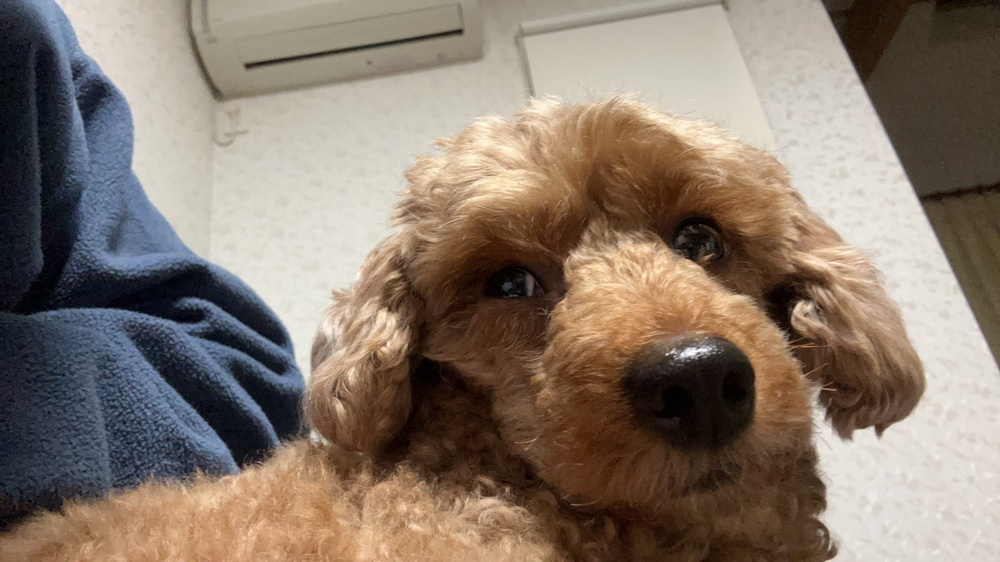
#> input picture capter6/src.JPG, 1000 x 562 px, shrunk from 4032 x 2268 before the run
$ python make_hist.py
#> lines starting #> are read from the running program, lines starting #| are printed output that depends on the picture; after the words box and inside, x2 and y2 are one past the last pixel; in counts of white or black regions, pixels touching at a corner belong together
import cv2
import numpy as np

def show_hist(hist, win_name):
    h = 255
    hist_img = np.zeros([h, hist.shape[0]], dtype=np.uint8)
    max_value = max(hist, key=lambda x: x)
    for w in range(hist.shape[0]):
        v = np.clip(np.uint8(h*hist[w]/max_value), 0, h)
        hist_img[(h - v):h,w] = 255
    cv2.namedWindow(win_name, cv2.WINDOW_AUTOSIZE)
    cv2.imshow(win_name, hist_img)
    cv2.waitKey(0)
    cv2.destroyAllWindows()

"""
hist: ヒストグラム(1dim)
N: ピクセル数
"""
def equalize_hist(img, hist, N):
    [height, width] = img.shape[:2]
    hist_equal_img = np.zeros([height, width], dtype=np.uint8)
    c = hist.shape[0] # ヒストグラムの高さ方向ピクセル数~=256
    cumulative_freq = np.zeros(c, dtype=np.uint32)
    # 累積分布関数を計算
    for v in range(c):
        prev = cumulative_freq[v - 1] if v > 0 else 0
        cumulative_freq[v] = (hist[v] + prev)
    # 均一化計算
    c0 = cumulative_freq[0] / N
    for h in range(height):
        for w in range(width):
            v = img[h,w]
            ev = (cumulative_freq[v]/N - c0) / (1 - c0) * 255
            hist_equal_img[h, w] = np.clip(np.uint8(ev), 0, 255)
    return hist_equal_img


def main():
    img_src = cv2.imread("src.JPG", cv2.IMREAD_GRAYSCALE)
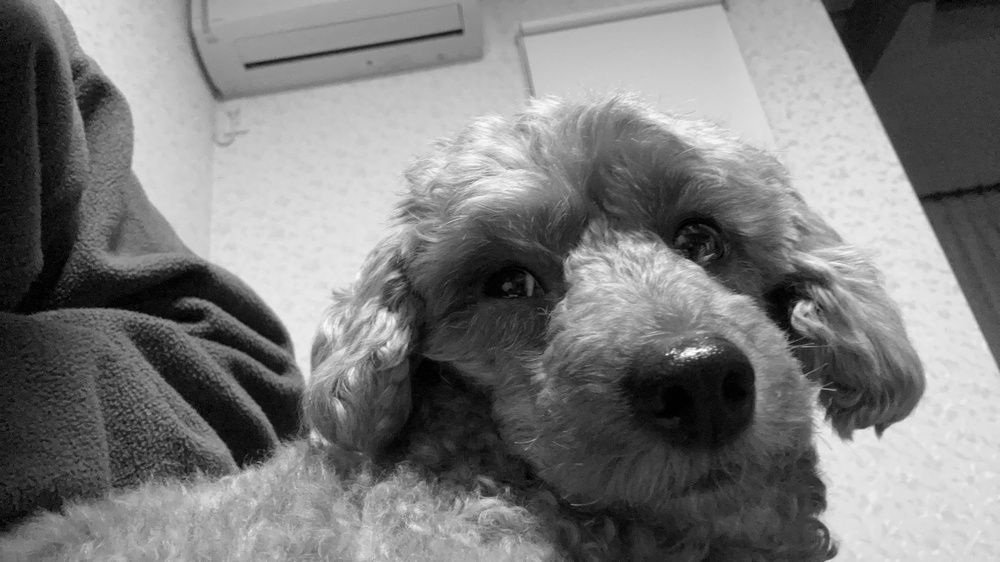
#> img_src: shape (562, 1000); min 0, max 255, mean 123.7
    if(img_src is None):
        print("Failed to load image")
        return -1
    [height,width] = img_src.shape
#> height = 562; width = 1000
    hist = np.zeros(256, dtype=np.int32)
    for h in range(height):
        for w in range(width):
            hist[img_src[h,w]] += 1

    win_src = "image"
    win_hist = "hist"
    cv2.namedWindow(win_src, cv2.WINDOW_AUTOSIZE)
    cv2.imshow(win_src, img_src)
    cv2.waitKey(0)
    cv2.destroyAllWindows()

    show_hist(hist, win_hist)
#> after the loop in show_hist, `for w in range(hist.shape[0]):`:
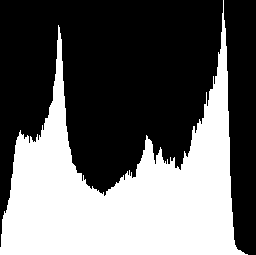
#> hist_img: shape (255, 256); 39.2% white; 1 white region, box (x1, y1, x2, y2) and area: (0, 0, 248, 255) 25605

    hist_equal_img = equalize_hist(img_src, hist, height*width)
#> after the loop in equalize_hist, `for h in range(height):`:
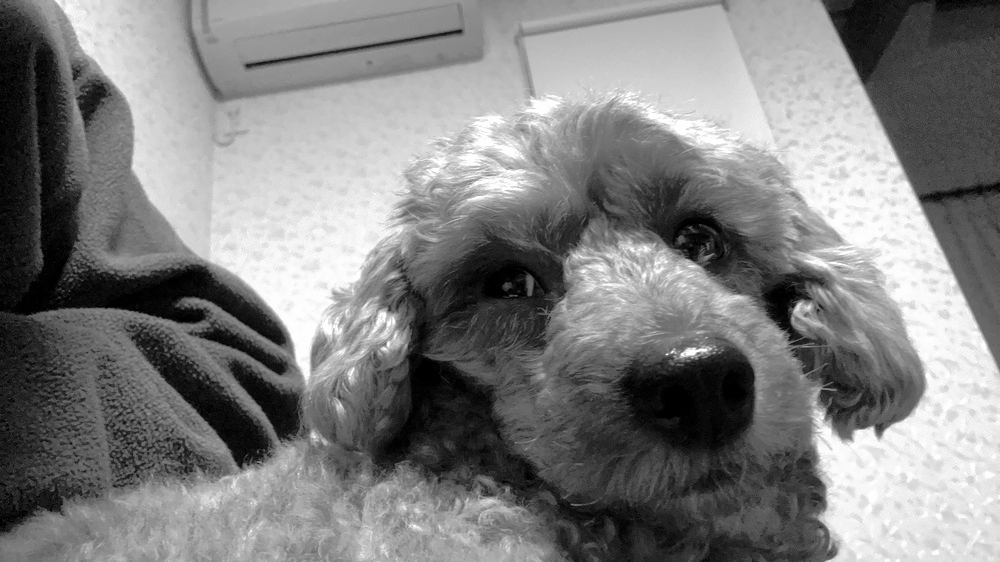
#> hist_equal_img: shape (562, 1000); min 0, max 255, mean 127.6
    print(max(hist_equal_img.flatten()))
#| 255
    cv2.namedWindow("hist_equal_img", cv2.WINDOW_AUTOSIZE)
    cv2.imshow("hist_equal_img", hist_equal_img)
    cv2.waitKey(0)
    cv2.destroyAllWindows()

if __name__ == "__main__":
    main()
